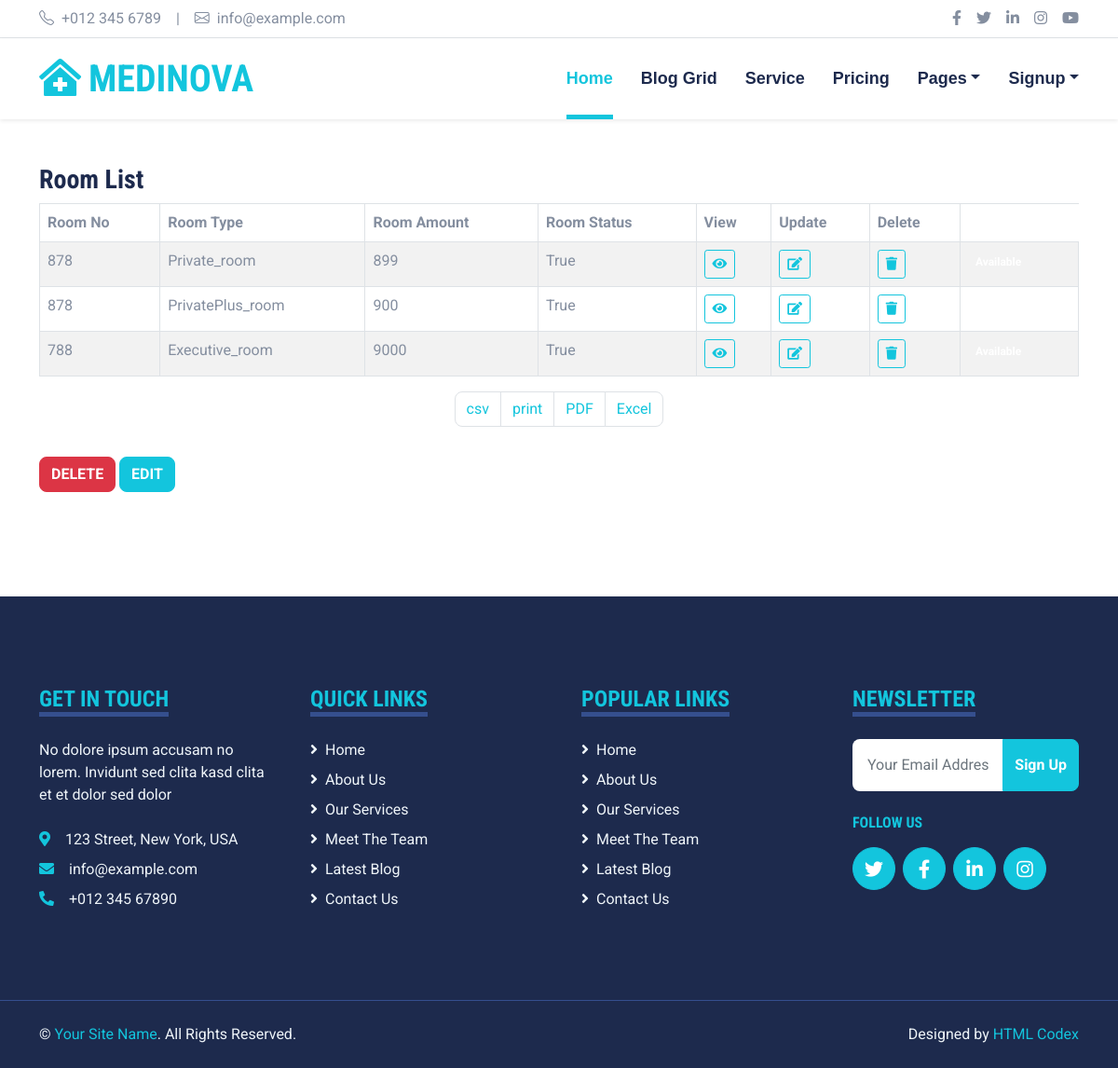
Screenshot of /rooms with the database file from the repository.
### core/models.py (models this page shows, shortened)
class Room(models.Model):
    patientId=models.ForeignKey(Patient,on_delete=models.CASCADE,null=True,blank=True)
    room_no=models.CharField(max_length=100)
    room_image=models.ImageField(upload_to='room_pic/roomPic/',null=True,blank=True)
    room_type=models.CharField(max_length=50,choices=room_type,default='Private_room')
    status=models.BooleanField(default=False)
    room_amount=models.IntegerField()

### core/views.py (the view)
# urls.py: path('rooms',views.Rooms,name='rooms'),
def Rooms(request):
   context={}
   rom=Room.objects.all()
   context['rom']=rom
   return render(request,'core/room.html',context)

### core/templates/core/room.html (shortened to what this page needs)
{% extends 'core/base.html' %}
{% load static %}
{% block main-content %}
<div class="container-fluid py-5">
	<div class="container">
		<div class="row">
			<div class="col-md-12">
				<div class="widget-area-2 proclinic-box-shadow">
					<h3 class="widget-title">Room List</h3>
					<div class="table-responsive mb-3">
						<table id="tableId" class="table table-bordered table-striped">
							<thead>
								<tr>
                                    <th>Room No</th>
                                    <th>Room Type</th>
									<th>Room Amount</th>
                                    <th>Room Status</th>
                                    <th>View</th>
									<th>Update</th>
									<th>Delete</th>
								</tr>
							</thead>
							<tbody>
                                {% for do in rom %}
								<tr id="table-row">
									<td>{{do.room_no}}</td>
									<td>{{do.room_type}}</td>
									<td>{{do.room_amount}}</td>
									<td>{{do.status}}</td>
									<td><a class="btn btn-outline-primary btn-sm view-data " href="javascript:void(0)" pid="{{do.pk}}" data-id="{{do.pk}}" value="{{do.pk}}" title="View">
                                        <i class="fa fa-eye"></i></a></td>
                                        <td><a class="btn btn-outline-primary btn-sm edit-data" href="javascript:void(0)" pid="{{do.pk}}"  data-id="{{do.pk}}" value="{{do.pk}}" title="Edit">
                                            <i class="fa fa-edit"></i></a></td>
                                            <td><a class="btn btn-outline-primary btn-sm delete-data" href="javascript:void(0)" pid="{{do.pk}}"  data-id="{{do.pk}}" value="{{do.pk}}" title="Delete">
                                                <i class="fa fa-trash"></i></a></td>
									<td>
										<span class="badge badge-success">Available</span>
									</td>
								</tr>
                                {% endfor%}
							</tbody>
						</table>
						<nav aria-label="Page navigation example">
							<ul class="pagination justify-content-center export-pagination">
								<li class="page-item">
									<a class="page-link" href="#"> csv</a>
								</li>
								<li class="page-item">
									<a class="page-link" href="#">  print</a>
								</li>
								<li class="page-item">
									<a class="page-link" href="#"> PDF</a>
								</li>
								<li class="page-item">
									<a class="page-link" href="#"> Excel</a>
								</li>
							</ul>
						</nav>
						<button type="button" class="btn btn-danger mt-3 mb-0"> DELETE</button>
						<button type="button" class="btn btn-primary mt-3 mb-0"> EDIT</button>
					</div>
				</div>
			</div>
		</div>
	</div>
</div>
{% endblock main-content %}

### core/static/core/css/style.css (style rules this page uses)
:root { --primary: #13C5DD; --secondary: #354F8E; --light: #EFF5F9; --dark: #1D2A4D; }
.btn { font-weight: 700; transition: .5s; }
.btn-primary { color: #FFFFFF; }

### rows the page displays
Room: room_no "878", room_type "Private_room", room_amount "899", status "True", {{ do.pk }} 2 (drawn)
Room: room_no "878", room_type "PrivatePlus_room", room_amount "900", status "True", {{ do.pk }} 3 (drawn)
Room: room_no "788", room_type "Executive_room", room_amount "9000", status "True", {{ do.pk }} 4 (drawn)
